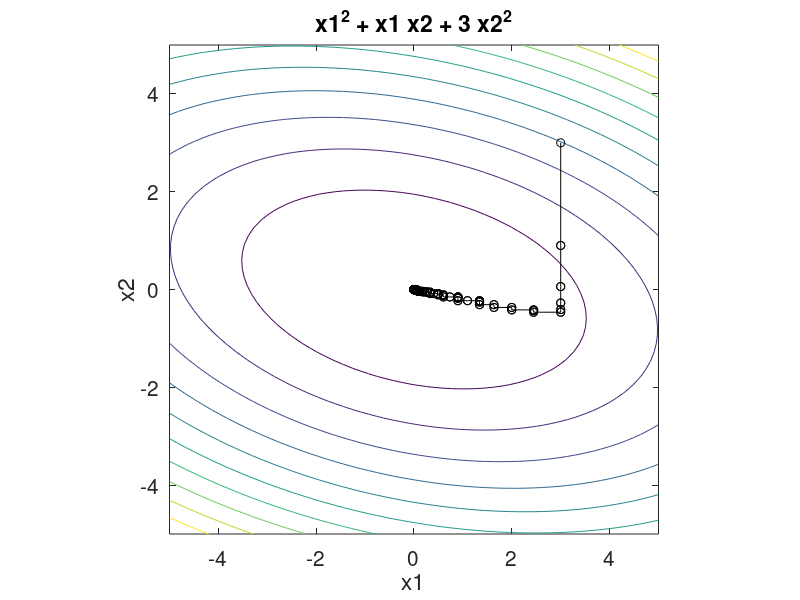

Recreate this plot in MATLAB.
function [xopt,fopt,niter,gnorm,dx] = stoch_grad_descent(varargin)
% stoch_grad_descent.m demonstrates how the stochastic gradient descent method can be used
% to solve a simple unconstrained optimization problem.In stochastic
% gradient descent, we randomly pick a variable and compute the gradient.
%
% Author: Paras Babu Tiwari, Washington University in Saint Louis;
% http://www.cse.wustl.edu/~tiwarip/
% This program is modification of the gradient descent written by James T. Allison, Assistant Professor, University of Illinois at
% Urbana-Champaign
% Date: 09/24/2013

if nargin==0
    % define starting point
    x0 = [3 3]';
elseif nargin==1
    % if a single input argument is provided, it is a user-defined starting
    % point.
    x0 = varargin{1};
else
    error('Incorrect number of input arguments.')
end

% termination tolerance
tol = 1e-6;

% maximum number of allowed iterations
maxiter = 1000;

% minimum allowed perturbation
dxmin = 1e-6;

% step size ( 0.33 causes instability, 0.2 quite accurate)
alpha = 0.1;

% initialize gradient norm, optimization vector, iteration counter, perturbation
gnorm = inf; x = x0; niter = 0; dx = inf;

% define the objective function:
f = @(x1,x2) x1.^2 + x1.*x2 + 3*x2.^2;

% plot objective function contours for visualization:
figure(1); clf; ezcontour(f,[-5 5 -5 5]); axis equal; hold on

% redefine objective function syntax for use with optimization:
f2 = @(x) f(x(1),x(2));
h = get(gca, 'xlabel');
set(h,'FontSize',22);
h = get(gca, 'ylabel');
set(h,'FontSize',22);
h=get(gca,'Title');
set(h,'FontSize',22);
set(gca,'FontSize',15);

% gradient descent algorithm:
while and(gnorm>=tol, and(niter <= maxiter, dx >= dxmin))
    % calculate gradient:
    r = randi([1 2]);
    g = grad(x,r);
    gnorm = norm(g);
    % take step:
    xnew = x - alpha*g;
    % check step
    if ~isfinite(xnew)
        display(['Number of iterations: ' num2str(niter)])
        error('x is inf or NaN')
    end
    % plot current point
    plot([x(1) xnew(1)],[x(2) xnew(2)],'ko-')
    refresh
    % update termination metrics
    niter = niter + 1;
    dx = norm(xnew-x);
    x = xnew
    
end
xopt = x;
fopt = f2(xopt);
niter = niter - 1;
%saveas(gcf, '~/grad_descent/stoch_fig', 'jpg');
%fid = fopen('~/grad_descent/stoc_output.txt','w');
%fprintf(fid,'x:%f\n',x);
%fprintf(fid,'f:%f \n # of Iterations:%d\n',fopt,niter);
%fclose(fid);

% define the gradient of the objective
function g = grad(x,r)
grd = [2*x(1) + x(2)
    x(1) + 6*x(2)];
g = zeros(size(x,1),1);
g(r) = grd(r);